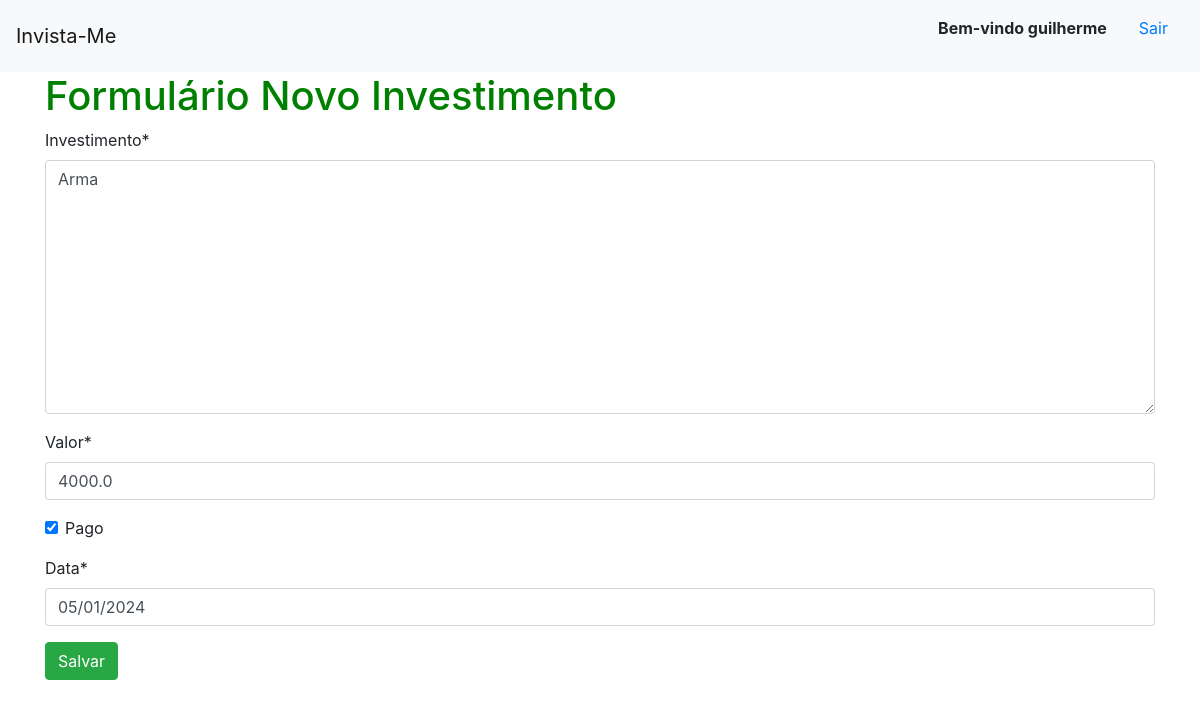
The app's page /novo_investimento/4 (signed in) with its own data.
### invista_eu/models.py (models this page shows)
class Investimentos(models.Model):
    investimento = models.TextField(max_length=255)
    valor = models.FloatField()
    pago = models.BooleanField(default=False)
    data = models.DateField(default=datetime.now)

### invista_eu/views.py (the view)
# urls.py: path('novo_investimento/<int:id_investimento>',views.editar, name='editar'),
@login_required
def editar(request, id_investimento):
    investimento = Investimentos.objects.get(pk=id_investimento)
    if request.method == 'GET':
        formulario = InvestimentosForm(instance=investimento)
        return render(request, 'investimentos/novo_investimento.html', {'formulario': formulario})
    else:
        formulario = InvestimentosForm(request.POST, instance=investimento)
        if formulario.is_valid():
            formulario.save()
        return redirect('pagina_de_investimentos')

### invista_eu/forms.py
class InvestimentosForm(ModelForm):
    class Meta:
        model = Investimentos
        fields =  '__all__'

### invista_eu/templates/investimentos/novo_investimento.html (shortened to what this page needs)
{% extends 'investimentos/base.html' %}
{% block conteudo %}
{% load crispy_forms_tags %}
<div class="container">
    <h1 style='color: green;' >Formulário Novo Investimento</h1>
    <form action="" method="POST">
        {{formulario | crispy}}
        <button type="submit" class="btn btn-success">Salvar</button>
    </form>
</div>
{% endblock %}

### invista_eu/templates/investimentos/base.html (shortened to what this page needs)
<!doctype html>
<html lang="en">
<head>
    <link rel="stylesheet" href="https://cdn.jsdelivr.net/npm/bootstrap@4.6.2/dist/css/bootstrap.min.css"
>
</head>
<body>
    <nav class="navbar navbar-light bg-light">
        <a class="navbar-brand" href="{% url 'pagina_de_investimentos' %}">Invista-Me</a>
        <ul style="list-style: none;">
            {% if user.is_authenticated %}
            <li style="float: left">
                <strong class="nav-item nav-link" >Bem-vindo {{user.get_username}}</strong>
            </li>
            <li style="float: left">
                <a class="nav-item nav-link" href="{% url 'logout' %}">Sair</a>
            </li>
            {% endif %}
        </ul>
    </nav>
    {% block conteudo %}
    {% endblock %}
</body>
</html>

### records on screen
Investimentos: investimento "Arma", valor "4000.0", pago "☑", data "05/01/2024"

### other values on screen
{{ user.get_username }} "guilherme"
